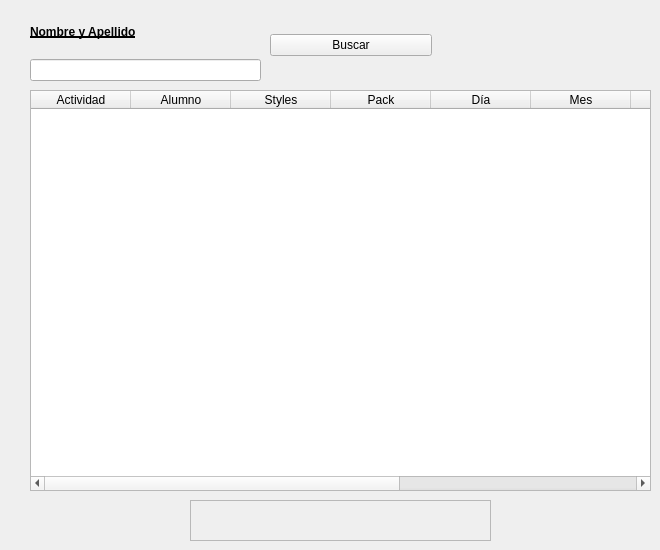
   <widget class="QWidget" name="tab_3">
    <attribute name="icon">
     <iconset>
      <activeon>:/icons/pix/oxygen/48x48/status/meeting-observer.png</activeon>
     </iconset>
    </attribute>
    <attribute name="title">
     <string>Buscar Alumnos</string>
    </attribute>
    <widget class="QTableWidget" name="tableAlumnos">
     <property name="geometry">
      <rect>
       <x>30</x>
       <y>90</y>
       <width>621</width>
       <height>401</height>
      </rect>
     </property>
     <property name="layoutDirection">
      <enum>Qt::LeftToRight</enum>
     </property>
     <property name="textElideMode">
      <enum>Qt::ElideMiddle</enum>
     </property>
     <column>
      <property name="text">
       <string>Actividad</string>
      </property>
     </column>
     <column>
      <property name="text">
       <string>Alumno</string>
      </property>
     </column>
     <column>
      <property name="text">
       <string>Styles</string>
      </property>
     </column>
     <column>
      <property name="text">
       <string>Pack</string>
      </property>
     </column>
     <column>
      <property name="text">
       <string>Día</string>
      </property>
     </column>
     <column>
      <property name="text">
       <string>Mes</string>
      </property>
     </column>
     <column>
      <property name="text">
       <string>Año</string>
      </property>
     </column>
     <column>
      <property name="text">
       <string>Docente</string>
      </property>
     </column>
     <column>
      <property name="text">
       <string>Valor</string>
      </property>
     </column>
     <column>
      <property name="text">
       <string>Forma de Pago</string>
      </property>
     </column>
    </widget>
    <widget class="QLabel" name="mensajeAlumnos">
     <property name="geometry">
      <rect>
       <x>190</x>
       <y>500</y>
       <width>301</width>
       <height>41</height>
      </rect>
     </property>
     <property name="font">
      <font>
       <weight>75</weight>
       <bold>true</bold>
      </font>
     </property>
     <property name="frameShape">
      <enum>QFrame::StyledPanel</enum>
     </property>
     <property name="frameShadow">
      <enum>QFrame::Raised</enum>
     </property>
     <property name="text">
      <string/>
     </property>
     <property name="alignment">
      <set>Qt::AlignCenter</set>
     </property>
    </widget>
    <widget class="QWidget" name="layoutWidget">
     <property name="geometry">
      <rect>
       <x>30</x>
       <y>10</y>
       <width>231</width>
       <height>71</height>
      </rect>
     </property>
     <layout class="QVBoxLayout" name="verticalLayout_25">
      <item>
       <widget class="QLabel" name="label_25">
        <property name="font">
         <font>
          <weight>75</weight>
          <bold>true</bold>
          <underline>true</underline>
         </font>
        </property>
        <property name="text">
         <string>Nombre y Apellido</string>
        </property>
       </widget>
      </item>
      <item>
       <widget class="QLineEdit" name="alumno">
        <property name="alignment">
         <set>Qt::AlignRight|Qt::AlignTrailing|Qt::AlignVCenter</set>
        </property>
       </widget>
      </item>
     </layout>
    </widget>
    <widget class="QWidget" name="layoutWidget">
     <property name="geometry">
      <rect>
       <x>270</x>
       <y>10</y>
       <width>162</width>
       <height>71</height>
      </rect>
     </property>
     <layout class="QVBoxLayout" name="verticalLayout_26">
      <item>
       <widget class="QPushButton" name="search_3">
        <property name="text">
         <string>Buscar</string>
        </property>
        <property name="icon">
         <iconset>
          <activeon>:/icons/pix/oxygen/48x48/actions/document-edit-decrypt-verify.png</activeon>
         </iconset>
        </property>
        <property name="iconSize">
         <size>
          <width>22</width>
          <height>22</height>
         </size>
        </property>
       </widget>
      </item>
     </layout>
    </widget>
   </widget>
